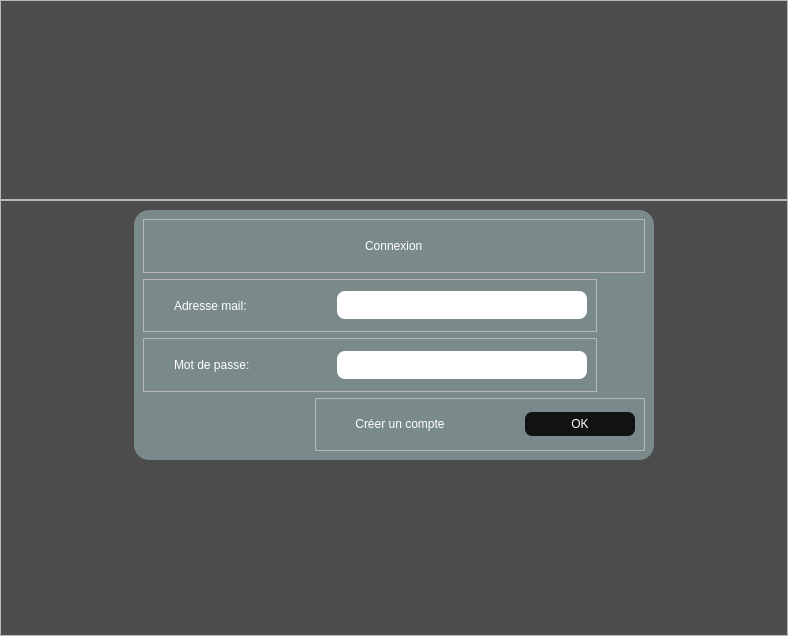
<?xml version="1.0" encoding="UTF-8"?>
<ui version="4.0">
 <class>MainWindow</class>
 <widget class="QMainWindow" name="MainWindow">
  <property name="geometry">
   <rect>
    <x>0</x>
    <y>0</y>
    <width>788</width>
    <height>636</height>
   </rect>
  </property>
  <property name="windowTitle">
   <string>MainWindow</string>
  </property>
  <property name="styleSheet">
   <string notr="true">#bg{
background-color: #4C4C4C;
}
QLabel {
color: rgb(255, 255, 255);
	font: 9pt &quot;Arial&quot;;

}

#loginFrame
{
background-color: #7A8A8A;
border-radius:15px;
}
QLineEdit
{
border-radius:8px;
padding:3px;
}
QPushButton {
padding:5px;
border-radius:7px;
color: rgb(255, 255, 255);
	font: bold 10pt &quot;Arial&quot;;

}</string>
  </property>
  <widget class="QWidget" name="bg">
   <layout class="QVBoxLayout" name="verticalLayout">
    <property name="spacing">
     <number>0</number>
    </property>
    <property name="leftMargin">
     <number>0</number>
    </property>
    <property name="topMargin">
     <number>0</number>
    </property>
    <property name="rightMargin">
     <number>0</number>
    </property>
    <property name="bottomMargin">
     <number>0</number>
    </property>
    <item>
     <widget class="QFrame" name="topFrame">
      <property name="maximumSize">
       <size>
        <width>16777215</width>
        <height>200</height>
       </size>
      </property>
      <property name="frameShape">
       <enum>QFrame::StyledPanel</enum>
      </property>
      <property name="frameShadow">
       <enum>QFrame::Raised</enum>
      </property>
      <layout class="QVBoxLayout" name="verticalLayout_2">
       <item>
        <spacer name="verticalSpacer">
         <property name="orientation">
          <enum>Qt::Vertical</enum>
         </property>
         <property name="sizeType">
          <enum>QSizePolicy::Fixed</enum>
         </property>
         <property name="sizeHint" stdset="0">
          <size>
           <width>20</width>
           <height>30</height>
          </size>
         </property>
        </spacer>
       </item>
       <item alignment="Qt::AlignHCenter">
        <widget class="QLabel" name="label">
         <property name="minimumSize">
          <size>
           <width>200</width>
           <height>0</height>
          </size>
         </property>
         <property name="maximumSize">
          <size>
           <width>220</width>
           <height>80</height>
          </size>
         </property>
         <property name="text">
          <string/>
         </property>
         <property name="pixmap">
          <pixmap resource="resources.qrc">:/images/images/logo2.png</pixmap>
         </property>
         <property name="scaledContents">
          <bool>true</bool>
         </property>
        </widget>
       </item>
      </layout>
     </widget>
    </item>
    <item>
     <widget class="QFrame" name="mainFrame">
      <property name="frameShape">
       <enum>QFrame::StyledPanel</enum>
      </property>
      <property name="frameShadow">
       <enum>QFrame::Raised</enum>
      </property>
      <layout class="QVBoxLayout" name="verticalLayout_3">
       <item alignment="Qt::AlignHCenter|Qt::AlignTop">
        <widget class="QFrame" name="loginFrame">
         <property name="minimumSize">
          <size>
           <width>520</width>
           <height>250</height>
          </size>
         </property>
         <property name="maximumSize">
          <size>
           <width>16777215</width>
           <height>250</height>
          </size>
         </property>
         <property name="frameShape">
          <enum>QFrame::StyledPanel</enum>
         </property>
         <property name="frameShadow">
          <enum>QFrame::Raised</enum>
         </property>
         <layout class="QVBoxLayout" name="verticalLayout_4">
          <item>
           <widget class="QFrame" name="frame">
            <property name="frameShape">
             <enum>QFrame::StyledPanel</enum>
            </property>
            <property name="frameShadow">
             <enum>QFrame::Raised</enum>
            </property>
            <layout class="QVBoxLayout" name="verticalLayout_5">
             <item alignment="Qt::AlignHCenter">
              <widget class="QLabel" name="label_2">
               <property name="styleSheet">
                <string notr="true">font: bold 12pt &quot;Arial&quot;;</string>
               </property>
               <property name="text">
                <string>Connexion</string>
               </property>
              </widget>
             </item>
            </layout>
           </widget>
          </item>
          <item alignment="Qt::AlignLeft">
           <widget class="QFrame" name="frame_3">
            <property name="frameShape">
             <enum>QFrame::StyledPanel</enum>
            </property>
            <property name="frameShadow">
             <enum>QFrame::Raised</enum>
            </property>
            <layout class="QHBoxLayout" name="horizontalLayout">
             <property name="spacing">
              <number>30</number>
             </property>
             <property name="leftMargin">
              <number>30</number>
             </property>
             <item>
              <widget class="QLabel" name="label_3">
               <property name="minimumSize">
                <size>
                 <width>133</width>
                 <height>0</height>
                </size>
               </property>
               <property name="maximumSize">
                <size>
                 <width>133</width>
                 <height>16777215</height>
                </size>
               </property>
               <property name="styleSheet">
                <string notr="true">font: bold 11pt &quot;Arial&quot;;</string>
               </property>
               <property name="text">
                <string>Adresse mail:</string>
               </property>
              </widget>
             </item>
             <item>
              <widget class="QLineEdit" name="txtMail">
               <property name="minimumSize">
                <size>
                 <width>250</width>
                 <height>28</height>
                </size>
               </property>
               <property name="maximumSize">
                <size>
                 <width>400</width>
                 <height>16777215</height>
                </size>
               </property>
              </widget>
             </item>
            </layout>
           </widget>
          </item>
          <item alignment="Qt::AlignLeft">
           <widget class="QFrame" name="frame_2">
            <property name="frameShape">
             <enum>QFrame::StyledPanel</enum>
            </property>
            <property name="frameShadow">
             <enum>QFrame::Raised</enum>
            </property>
            <layout class="QHBoxLayout" name="horizontalLayout_2">
             <property name="spacing">
              <number>30</number>
             </property>
             <property name="leftMargin">
              <number>30</number>
             </property>
             <item>
              <widget class="QLabel" name="label_4">
               <property name="minimumSize">
                <size>
                 <width>133</width>
                 <height>0</height>
                </size>
               </property>
               <property name="maximumSize">
                <size>
                 <width>133</width>
                 <height>16777215</height>
                </size>
               </property>
               <property name="styleSheet">
                <string notr="true">font: bold 11pt &quot;Arial&quot;;</string>
               </property>
               <property name="text">
                <string>Mot de passe:  </string>
               </property>
              </widget>
             </item>
             <item>
              <widget class="QLineEdit" name="txtPassword">
               <property name="minimumSize">
                <size>
                 <width>250</width>
                 <height>28</height>
                </size>
               </property>
               <property name="maximumSize">
                <size>
                 <width>220</width>
                 <height>16777215</height>
                </size>
               </property>
               <property name="echoMode">
                <enum>QLineEdit::Password</enum>
               </property>
              </widget>
             </item>
            </layout>
           </widget>
          </item>
          <item alignment="Qt::AlignRight">
           <widget class="QFrame" name="frame_4">
            <property name="frameShape">
             <enum>QFrame::StyledPanel</enum>
            </property>
            <property name="frameShadow">
             <enum>QFrame::Raised</enum>
            </property>
            <layout class="QHBoxLayout" name="horizontalLayout_3">
             <property name="spacing">
              <number>50</number>
             </property>
             <item>
              <widget class="QPushButton" name="btnRegister">
               <property name="minimumSize">
                <size>
                 <width>150</width>
                 <height>0</height>
                </size>
               </property>
               <property name="cursor">
                <cursorShape>PointingHandCursor</cursorShape>
               </property>
               <property name="text">
                <string>Créer un compte</string>
               </property>
              </widget>
             </item>
             <item>
              <widget class="QPushButton" name="btnOK">
               <property name="minimumSize">
                <size>
                 <width>110</width>
                 <height>0</height>
                </size>
               </property>
               <property name="cursor">
                <cursorShape>PointingHandCursor</cursorShape>
               </property>
               <property name="styleSheet">
                <string notr="true">background-color: #121212;</string>
               </property>
               <property name="text">
                <string>OK</string>
               </property>
               <property name="autoDefault">
                <bool>false</bool>
               </property>
               <property name="default">
                <bool>false</bool>
               </property>
               <property name="flat">
                <bool>false</bool>
               </property>
              </widget>
             </item>
            </layout>
           </widget>
          </item>
         </layout>
        </widget>
       </item>
      </layout>
     </widget>
    </item>
   </layout>
  </widget>
 </widget>
 <resources>
  <include location="resources.qrc"/>
 </resources>
 <connections/>
</ui>
